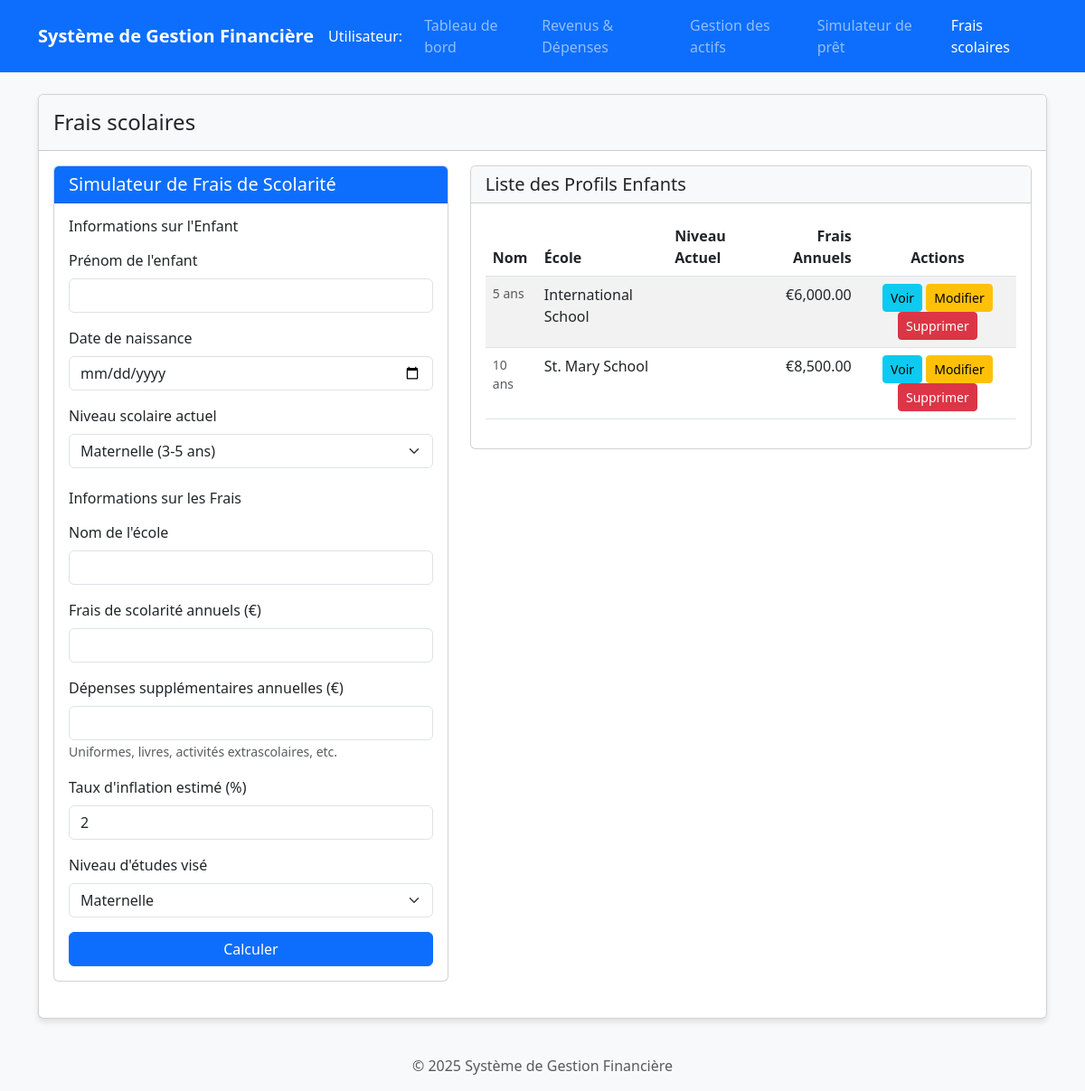
The page /?action=school-fee on the database its author committed.
### tables this page shows
CREATE TABLE IF NOT EXISTS `school_fee_children` (
    `id` INT AUTO_INCREMENT PRIMARY KEY,
    `name` VARCHAR(100) NOT NULL,
    `birthdate` DATE NOT NULL,
    `current_level` VARCHAR(50) NOT NULL, 
    `school_name` VARCHAR(255),
    `annual_tuition` DECIMAL(10,2) NOT NULL,
    `additional_expenses` DECIMAL(10,2) DEFAULT 0,
    `inflation_rate` DECIMAL(4,2) NOT NULL,
    `expected_graduation_level` VARCHAR(50) NOT NULL,
    `created_at` TIMESTAMP DEFAULT CURRENT_TIMESTAMP,
    `updated_at` TIMESTAMP DEFAULT CURRENT_TIMESTAMP ON UPDATE CURRENT_TIMESTAMP
);

### config/database.php (called while the page is built, shortened)
<?php
function getDbConnection() {
    try {
        $conn = new PDO(
            "mysql:host=" . FINANCIAL_DB_HOST . ";dbname=" . FINANCIAL_DB_NAME,
            FINANCIAL_DB_USER,
            FINANCIAL_DB_PASS,
            array(PDO::ATTR_ERRMODE => PDO::ERRMODE_EXCEPTION)
        );
        return $conn;
    } catch (PDOException $e) {
        die("Database Connection Error: " . $e->getMessage());
    }
}

### config/config.php (called while the page is built, shortened)
<?php
$id_oo = 1;
?>

### models/Membre.php (called while the page is built, shortened)
<?php
require_once __DIR__ . '/../config/database.php';
class Membre {
    private $conn;
    public function __construct() {
        $this->conn = getDbConnection();
    }
    public function getMembre($id) {
        $stmt = $this->conn->prepare("SELECT * FROM membres WHERE id = :id");
        $stmt->execute([':id' => $id]);
        return $stmt->fetch(PDO::FETCH_ASSOC);
    }
}

### controllers/SchoolFeeController.php (called while the page is built, shortened)
<?php
require_once __DIR__ . '/../models/SchoolFee.php';
class SchoolFeeController {
    private $schoolFeeModel;
    public function __construct() {
        $this->schoolFeeModel = new SchoolFee();
        $this->calculationResults = null;
    }
    public function getViewData() {
        $viewData = [];
        $viewData['children'] = $this->getSavedChildren();
        return $viewData;
    }
    public function getSavedChildren() {
        return $this->schoolFeeModel->getChildProfiles();
    }
}
?>

### models/SchoolFee.php (called while the page is built, shortened)
<?php
require_once __DIR__ . '/../config/database.php';
class SchoolFee {
    private $conn;
    private $table_children = 'school_fee_children';
    public function __construct() {
        $this->conn = getDbConnection();
    }
    public function getChildProfiles() {
        $query = "SELECT * FROM " . $this->table_children . " ORDER BY name ASC";
        $stmt = $this->conn->prepare($query);
        $stmt->execute();
        $result = $stmt->fetchAll(PDO::FETCH_ASSOC);
        return $result;
    }
}
?>

### modules/school-fee-simulator/list-children.php (the view, shortened to what this page needs)
<div class="card">
    <div class="card-header bg-light">
        <h5 class="mb-0">Liste des Profils Enfants</h5>
    </div>
    <div class="card-body">
        <div class="table-responsive">
            <table class="table table-striped table-hover">
                <thead>
                    <tr>
                        <th>Nom</th>
                        <th>École</th>
                        <th>Niveau Actuel</th>
                        <th class="text-end">Frais Annuels</th>
                        <th class="text-center">Actions</th>
                    </tr>
                </thead>
                <tbody>
                    <?php foreach ($children as $child):
                        $birthdate = new DateTime($child['birthdate']);
                        $today = new DateTime();
                        $age = $birthdate->diff($today)->y;
                    ?>
                    <tr>
                        <td>
                            <small class="d-block text-muted"><?php echo $age; ?> ans</small>
                        </td>
                        <td><?php echo htmlspecialchars($child['school_name'] ?: 'N/A'); ?></td>
                        <td><?php echo $educationLevels[$child['current_level']]['name']; ?></td>
                        <td class="text-end">€<?php echo number_format($child['annual_tuition'], 2); ?></td>
                        <td class="text-center">
                            <a href="?action=school-fee&view_child=<?php echo $child['id']; ?>" class="btn btn-sm btn-info">Voir</a>
                            <a href="?action=school-fee&edit_child=<?php echo $child['id']; ?>" class="btn btn-sm btn-warning">Modifier</a>
                            <a href="?action=school-fee&delete_child=<?php echo $child['id']; ?>" class="btn btn-sm btn-danger"
                               onclick="return confirm('Êtes-vous sûr de vouloir supprimer ce profil?')">Supprimer</a>
                        </td>
                    </tr>
                    <?php endforeach; ?>
                </tbody>
            </table>
        </div>
    </div>
</div>

### index.php (shortened to what this page needs)
<?php
require_once 'config/config.php';
require_once 'models/Membre.php';
$membreModel = new Membre();
$currentMembre = $membreModel->getMembre($id_oo);
$modules = [
    'dashboard' => 'Tableau de bord',
    'income-expense' => 'Revenus & Dépenses',
    'asset-management' => 'Gestion des actifs',
    'loan-simulator' => 'Simulateur de prêt',
    'school-fee' => 'Frais scolaires'
];
$action = isset($_GET['action']) ? $_GET['action'] : 'dashboard';
?>
<!DOCTYPE html>
<html lang="fr">
<head>
    <link href="https://cdn.jsdelivr.net/npm/bootstrap@5.3.0/dist/css/bootstrap.min.css" rel="stylesheet">
</head>
<body>
    <nav class="navbar navbar-expand-lg navbar-dark bg-primary mb-4">
        <div class="container">
            <a class="navbar-brand" href="#">Système de Gestion Financière</a>
            <span class="navbar-text me-3 text-white">
                <?php if ($currentMembre): ?>
                    Utilisateur: <?php echo htmlspecialchars($currentMembre['prenom'] . ' ' . $currentMembre['nom']); ?>
                <?php else: ?>
                    ID Membre: <?php echo $id_oo; ?>
                <?php endif; ?>
            </span>
            <div class="collapse navbar-collapse" id="navbarNav">
                <ul class="navbar-nav ms-auto">
                    <?php foreach ($modules as $key => $title): ?>
                        <li class="nav-item">
                            <a class="nav-link <?php echo ($action == $key) ? 'active' : ''; ?>"
                               href="?action=<?php echo $key; ?>">
                                <?php echo $title; ?>
                            </a>
                        </li>
                    <?php endforeach; ?>
                </ul>
            </div>
        </div>
    </nav>
    <div class="container">
        <div class="card content-card">
            <div class="card-header bg-light">
                <h2 class="card-title h4 my-2"><?php echo $modules[$action]; ?></h2>
            </div>
            <div class="card-body">
                <?php
                switch ($action) {
                    case 'school-fee':
                        include 'modules/school-fee-simulator/index.php';
                        break;
                }
                ?>
            </div>
        </div>
    </div>
    <footer class="bg-light text-center text-muted py-3 mt-4">
        <div class="container">
            &copy; <?php echo date('Y'); ?> Système de Gestion Financière
        </div>
    </footer>
</body>
</html>

### modules/school-fee-simulator/index.php (shortened to what this page needs)
<?php
require_once __DIR__ . '/../../controllers/SchoolFeeController.php';
require_once __DIR__ . '/../../models/SchoolFee.php';
$schoolFeeController = new SchoolFeeController();
$schoolFeeController->processRequest();
$viewData = $schoolFeeController->getViewData();
$children = $viewData['children'] ?? [];
$selectedChild = $viewData['selectedChild'] ?? null;
$editChild = $viewData['editChild'] ?? null;
$viewChild = $viewData['viewChild'] ?? null;
$results = $viewData['calculationResults'] ?? null;
$educationLevels = [
    'maternelle' => ['name' => 'Maternelle', 'ages' => '3-5', 'duration' => 3],
    'primaire' => ['name' => 'École primaire', 'ages' => '6-10', 'duration' => 5],
    'college' => ['name' => 'Collège', 'ages' => '11-14', 'duration' => 4],
    'lycee' => ['name' => 'Lycée', 'ages' => '15-17', 'duration' => 3],
    'superieur' => ['name' => 'Études supérieures', 'ages' => '18+', 'duration' => 5]
];
?>
<div class="row">
    <div class="col-md-5">
        <div class="card mb-4">
            <div class="card-header bg-<?php echo $editChild ? 'warning' : 'primary'; ?> text-white">
                <h5 class="mb-0"><?php echo $editChild ? 'Modifier le Profil Enfant' : 'Simulateur de Frais de Scolarité'; ?></h5>
            </div>
            <div class="card-body">
                <form method="POST" id="school-fee-calculator-form">
                    <h6 class="mb-3">Informations sur l'Enfant</h6>
                    <div class="mb-3">
                        <label for="child_name" class="form-label">Prénom de l'enfant</label>
                        <input type="text" class="form-control" id="child_name" name="child_name"
                            value="<?php echo $editChild ? htmlspecialchars($editChild['name']) : ($selectedChild ? htmlspecialchars($selectedChild['name']) : ''); ?>" required>
                    </div>
                    <div class="mb-3">
                        <label for="child_birthdate" class="form-label">Date de naissance</label>
                        <input type="date" class="form-control" id="child_birthdate" name="child_birthdate"
                            value="<?php echo $editChild ? $editChild['birthdate'] : ($selectedChild ? $selectedChild['birthdate'] : ''); ?>" required>
                    </div>
                    <div class="mb-3">
                        <label for="current_level" class="form-label">Niveau scolaire actuel</label>
                        <select class="form-select" id="current_level" name="current_level" required>
                            <?php foreach ($educationLevels as $key => $level): ?>
                                <option value="<?php echo $key; ?>" <?php echo (($editChild && $editChild['current_level'] == $key) || ($selectedChild && $selectedChild['current_level'] == $key)) ? 'selected' : ''; ?>>
                                    <?php echo $level['name'] . ' (' . $level['ages'] . ' ans)'; ?>
                                </option>
                            <?php endforeach; ?>
                        </select>
                    </div>
                    <h6 class="mb-3 mt-4">Informations sur les Frais</h6>
                    <div class="mb-3">
                        <label for="school_name" class="form-label">Nom de l'école</label>
                        <input type="text" class="form-control" id="school_name" name="school_name"
                            value="<?php echo $editChild ? htmlspecialchars($editChild['school_name']) : ($selectedChild ? htmlspecialchars($selectedChild['school_name']) : ''); ?>">
                    </div>
                    <div class="mb-3">
                        <label for="annual_tuition" class="form-label">Frais de scolarité annuels (€)</label>
                        <input type="text" class="form-control" id="annual_tuition" name="annual_tuition"
                            value="<?php echo $editChild ? number_format($editChild['annual_tuition'], 0, ',', ' ') : ($selectedChild ? number_format($selectedChild['annual_tuition'], 0, ',', ' ') : ''); ?>" required>
                    </div>
                    <div class="mb-3">
                        <label for="additional_expenses" class="form-label">Dépenses supplémentaires annuelles (€)</label>
                        <input type="text" class="form-control" id="additional_expenses" name="additional_expenses"
                            value="<?php echo $editChild ? number_format($editChild['additional_expenses'], 0, ',', ' ') : ($selectedChild ? number_format($selectedChild['additional_expenses'], 0, ',', ' ') : ''); ?>">
                        <small class="form-text text-muted">Uniformes, livres, activités extrascolaires, etc.</small>
                    </div>
                    <div class="mb-3">
                        <label for="inflation_rate" class="form-label">Taux d'inflation estimé (%)</label>
                        <input type="number" class="form-control" id="inflation_rate" name="inflation_rate"
                            min="0" step="0.1"
                            value="<?php echo $editChild ? $editChild['inflation_rate'] : ($selectedChild ? $selectedChild['inflation_rate'] : 2); ?>" required>
                    </div>
                    <div class="mb-3">
                        <label for="expected_graduation_level" class="form-label">Niveau d'études visé</label>
                        <select class="form-select" id="expected_graduation_level" name="expected_graduation_level" required>
                            <?php foreach ($educationLevels as $key => $level): ?>
                                <option value="<?php echo $key; ?>" <?php echo (($editChild && $editChild['expected_graduation_level'] == $key) || ($selectedChild && $selectedChild['expected_graduation_level'] == $key)) ? 'selected' : ''; ?>>
                                    <?php echo $level['name']; ?>
                                </option>
                            <?php endforeach; ?>
                        </select>
                    </div>
                    <?php if ($editChild): ?>
                        <div class="d-flex justify-content-between">
                            <button type="submit" name="update_child" class="btn btn-warning">Mettre à jour</button>
                            <a href="?action=school-fee" class="btn btn-secondary">Annuler</a>
                        </div>
                    <?php else: ?>
                        <button type="submit" name="calculate_fees" class="btn btn-primary w-100">Calculer</button>
                    <?php endif; ?>
                </form>
            </div>
        </div>
    </div>
    <div class="col-md-7">
        <?php if ($viewChild): ?>
            <?php
            $schoolFeeController->calculateFees($viewChild);
            $childResults = $schoolFeeController->getCalculationResults();
            include __DIR__ . '/view-child.php';
            ?>
        <?php elseif ($results): ?>
            <?php include __DIR__ . '/calculation-results.php'; ?>
        <?php elseif (!empty($children)): ?>
            <?php include __DIR__ . '/list-children.php'; ?>
        <?php endif; ?>
    </div>
</div>

### index.php (style rules this page uses)
body { background-color: #f8f9fa; }
.navbar-brand { font-weight: bold; }
.content-card { box-shadow: 0 4px 6px rgba(0,0,0,.1); }

### rows shown on the page
school_fee_children: birthdate "5", school_name "International School", annual_tuition "6,000.00"
school_fee_children: birthdate "10", school_name "St. Mary School", annual_tuition "8,500.00"

### other values the page prints
$title "Tableau de bord"
$title "Revenus & Dépenses"
$title "Gestion des actifs"
$title "Simulateur de prêt"
$title "Frais scolaires"
$modules[$action] "Frais scolaires"
form field current_level "Maternelle (3-5 ans)"
form field expected_graduation_level "Maternelle"
